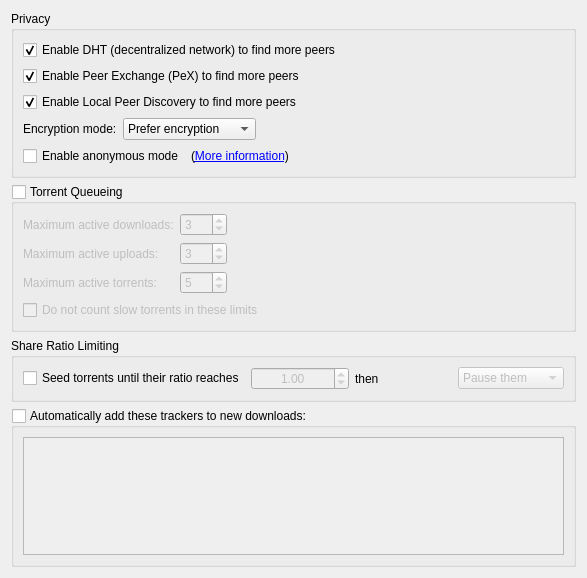
          <widget class="QWidget" name="scrollAreaWidgetContents_4">
           <property name="geometry">
            <rect>
             <x>0</x>
             <y>0</y>
             <width>587</width>
             <height>578</height>
            </rect>
           </property>
           <layout class="QVBoxLayout" name="verticalLayout_7">
            <item>
             <widget class="QGroupBox" name="AddBTFeaturesBox">
              <property name="title">
               <string>Privacy</string>
              </property>
              <layout class="QVBoxLayout" name="verticalLayout_14">
               <item>
                <widget class="QCheckBox" name="checkDHT">
                 <property name="text">
                  <string>Enable DHT (decentralized network) to find more peers</string>
                 </property>
                 <property name="checked">
                  <bool>true</bool>
                 </property>
                </widget>
               </item>
               <item>
                <widget class="QCheckBox" name="checkPeX">
                 <property name="toolTip">
                  <string>Exchange peers with compatible Bittorrent clients (µTorrent, Vuze, ...)</string>
                 </property>
                 <property name="text">
                  <string>Enable Peer Exchange (PeX) to find more peers</string>
                 </property>
                 <property name="checked">
                  <bool>true</bool>
                 </property>
                </widget>
               </item>
               <item>
                <widget class="QCheckBox" name="checkLSD">
                 <property name="toolTip">
                  <string>Look for peers on your local network</string>
                 </property>
                 <property name="text">
                  <string>Enable Local Peer Discovery to find more peers</string>
                 </property>
                 <property name="checked">
                  <bool>true</bool>
                 </property>
                </widget>
               </item>
               <item>
                <layout class="QHBoxLayout">
                 <item>
                  <widget class="QLabel" name="lbl_encryption">
                   <property name="text">
                    <string>Encryption mode:</string>
                   </property>
                  </widget>
                 </item>
                 <item>
                  <widget class="QComboBox" name="comboEncryption">
                   <item>
                    <property name="text">
                     <string>Prefer encryption</string>
                    </property>
                   </item>
                   <item>
                    <property name="text">
                     <string>Require encryption</string>
                    </property>
                   </item>
                   <item>
                    <property name="text">
                     <string>Disable encryption</string>
                    </property>
                   </item>
                  </widget>
                 </item>
                 <item>
                  <spacer>
                   <property name="orientation">
                    <enum>Qt::Horizontal</enum>
                   </property>
                   <property name="sizeHint" stdset="0">
                    <size>
                     <width>40</width>
                     <height>20</height>
                    </size>
                   </property>
                  </spacer>
                 </item>
                </layout>
               </item>
               <item>
                <layout class="QHBoxLayout" name="horizontalLayout_6">
                 <item>
                  <widget class="QCheckBox" name="checkAnonymousMode">
                   <property name="toolTip">
                    <string>Enable when using a proxy or a VPN connection</string>
                   </property>
                   <property name="text">
                    <string>Enable anonymous mode</string>
                   </property>
                  </widget>
                 </item>
                 <item>
                  <widget class="QLabel" name="label_anonymous">
                   <property name="text">
                    <string> (&lt;a href=&quot;https://github.com/qbittorrent/qBittorrent/wiki/Anonymous-Mode&quot;&gt;More information&lt;/a&gt;)</string>
                   </property>
                   <property name="openExternalLinks">
                    <bool>true</bool>
                   </property>
                  </widget>
                 </item>
                 <item>
                  <spacer name="horizontalSpacer_14">
                   <property name="orientation">
                    <enum>Qt::Horizontal</enum>
                   </property>
                   <property name="sizeHint" stdset="0">
                    <size>
                     <width>40</width>
                     <height>20</height>
                    </size>
                   </property>
                  </spacer>
                 </item>
                </layout>
               </item>
              </layout>
             </widget>
            </item>
            <item>
             <widget class="QGroupBox" name="checkEnableQueueing">
              <property name="title">
               <string>Torrent Queueing</string>
              </property>
              <property name="checkable">
               <bool>true</bool>
              </property>
              <property name="checked">
               <bool>false</bool>
              </property>
              <layout class="QGridLayout" name="gridLayout_2">
               <property name="bottomMargin">
                <number>9</number>
               </property>
               <item row="0" column="0">
                <widget class="QLabel" name="label_max_active_dl">
                 <property name="text">
                  <string>Maximum active downloads:</string>
                 </property>
                </widget>
               </item>
               <item row="0" column="1">
                <widget class="QSpinBox" name="spinMaxActiveDownloads">
                 <property name="minimum">
                  <number>-1</number>
                 </property>
                 <property name="maximum">
                  <number>999</number>
                 </property>
                 <property name="value">
                  <number>3</number>
                 </property>
                </widget>
               </item>
               <item row="1" column="0">
                <widget class="QLabel" name="label_max_active_up">
                 <property name="text">
                  <string>Maximum active uploads:</string>
                 </property>
                </widget>
               </item>
               <item row="1" column="1">
                <widget class="QSpinBox" name="spinMaxActiveUploads">
                 <property name="minimum">
                  <number>-1</number>
                 </property>
                 <property name="maximum">
                  <number>999</number>
                 </property>
                 <property name="value">
                  <number>3</number>
                 </property>
                </widget>
               </item>
               <item row="2" column="0">
                <widget class="QLabel" name="maxActiveTorrents_lbl">
                 <property name="text">
                  <string>Maximum active torrents:</string>
                 </property>
                </widget>
               </item>
               <item row="2" column="1">
                <widget class="QSpinBox" name="spinMaxActiveTorrents">
                 <property name="minimum">
                  <number>-1</number>
                 </property>
                 <property name="maximum">
                  <number>999</number>
                 </property>
                 <property name="value">
                  <number>5</number>
                 </property>
                </widget>
               </item>
               <item row="1" column="2">
                <spacer name="horizontalSpacer_2">
                 <property name="orientation">
                  <enum>Qt::Horizontal</enum>
                 </property>
                 <property name="sizeHint" stdset="0">
                  <size>
                   <width>40</width>
                   <height>20</height>
                  </size>
                 </property>
                </spacer>
               </item>
               <item row="0" column="2">
                <spacer name="horizontalSpacer_7">
                 <property name="orientation">
                  <enum>Qt::Horizontal</enum>
                 </property>
                 <property name="sizeHint" stdset="0">
                  <size>
                   <width>40</width>
                   <height>20</height>
                  </size>
                 </property>
                </spacer>
               </item>
               <item row="2" column="2">
                <spacer name="horizontalSpacer_11">
                 <property name="orientation">
                  <enum>Qt::Horizontal</enum>
                 </property>
                 <property name="sizeHint" stdset="0">
                  <size>
                   <width>40</width>
                   <height>20</height>
                  </size>
                 </property>
                </spacer>
               </item>
               <item row="3" column="0" colspan="3">
                <widget class="QCheckBox" name="checkIgnoreSlowTorrentsForQueueing">
                 <property name="text">
                  <string>Do not count slow torrents in these limits</string>
                 </property>
                </widget>
               </item>
              </layout>
             </widget>
            </item>
            <item>
             <widget class="QGroupBox" name="ratioBox">
              <property name="title">
               <string>Share Ratio Limiting</string>
              </property>
              <layout class="QVBoxLayout">
               <property name="bottomMargin">
                <number>9</number>
               </property>
               <item>
                <layout class="QHBoxLayout">
                 <item>
                  <widget class="QCheckBox" name="checkMaxRatio">
                   <property name="text">
                    <string>Seed torrents until their ratio reaches</string>
                   </property>
                  </widget>
                 </item>
                 <item>
                  <widget class="QDoubleSpinBox" name="spinMaxRatio">
                   <property name="enabled">
                    <bool>false</bool>
                   </property>
                   <property name="alignment">
                    <set>Qt::AlignHCenter</set>
                   </property>
                   <property name="minimum">
                    <double>0.000000000000000</double>
                   </property>
                   <property name="maximum">
                    <double>9998.000000000000000</double>
                   </property>
                   <property name="singleStep">
                    <double>0.050000000000000</double>
                   </property>
                   <property name="value">
                    <double>1.000000000000000</double>
                   </property>
                  </widget>
                 </item>
                 <item>
                  <widget class="QLabel" name="label">
                   <property name="text">
                    <string>then</string>
                   </property>
                  </widget>
                 </item>
                 <item>
                  <widget class="QComboBox" name="comboRatioLimitAct">
                   <property name="enabled">
                    <bool>false</bool>
                   </property>
                   <item>
                    <property name="text">
                     <string>Pause them</string>
                    </property>
                   </item>
                   <item>
                    <property name="text">
                     <string>Remove them</string>
                    </property>
                   </item>
                  </widget>
                 </item>
                </layout>
               </item>
              </layout>
             </widget>
            </item>
            <item>
             <widget class="QGroupBox" name="checkEnableAddTrackers">
              <property name="sizePolicy">
               <sizepolicy hsizetype="Preferred" vsizetype="Preferred">
                <horstretch>0</horstretch>
                <verstretch>0</verstretch>
               </sizepolicy>
              </property>
              <property name="title">
               <string>Automatically add these trackers to new downloads:</string>
              </property>
              <property name="checkable">
               <bool>true</bool>
              </property>
              <property name="checked">
               <bool>false</bool>
              </property>
              <layout class="QGridLayout" name="gridLayout_16">
               <item row="0" column="0">
                <widget class="QPlainTextEdit" name="textTrackers">
                 <property name="enabled">
                  <bool>true</bool>
                 </property>
                 <property name="focusPolicy">
                  <enum>Qt::StrongFocus</enum>
                 </property>
                </widget>
               </item>
              </layout>
             </widget>
            </item>
            <item>
             <spacer name="verticalSpacer_8">
              <property name="orientation">
               <enum>Qt::Vertical</enum>
              </property>
              <property name="sizeHint" stdset="0">
               <size>
                <width>20</width>
                <height>40</height>
               </size>
              </property>
             </spacer>
            </item>
           </layout>
          </widget>
